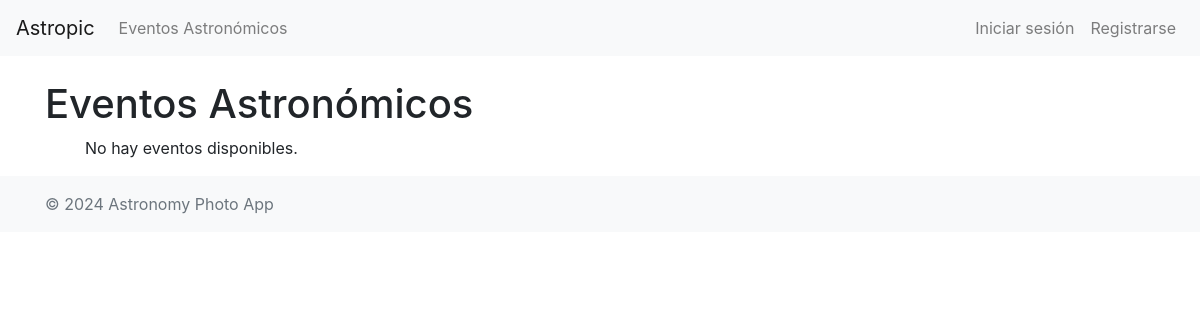
The app's page /events/, older data.
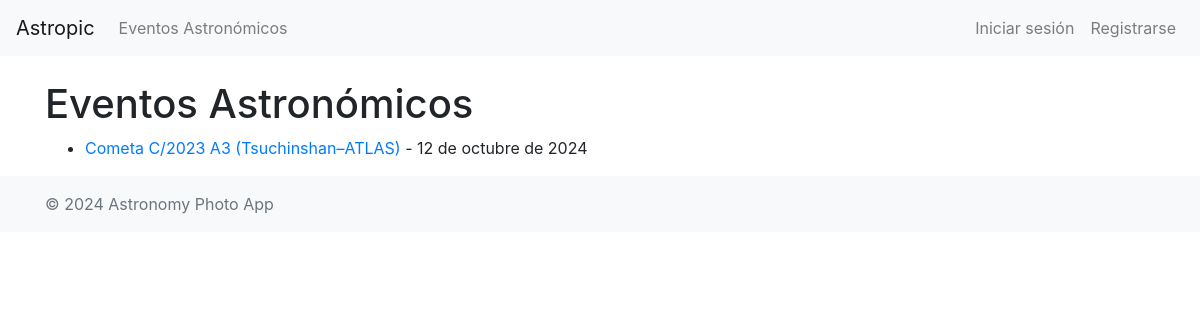
The same page, newer data.
### astropic/models.py (models this page shows, shortened)
class AstronomicalEvent(models.Model):
    name = models.CharField(max_length=255)
    description = models.TextField(blank=True)
    event_date = models.DateField()

### astropic/views.py (the view)
# urls.py: path('events/', AstronomicalEventListView.as_view(), name='event-list'),
class AstronomicalEventListView(ListView):
    model = AstronomicalEvent
    template_name = 'events/event_list.html'
    context_object_name = 'events'
    paginate_by = 10

### astropic/templates/events/event_list.html (shortened to what this page needs)
{% extends 'base.html' %}
{% block content %}
    <h1>Eventos Astronómicos</h1>
    <ul>
        {% for event in events %}
            <li>
                <a href="{% url 'event-detail' event.pk %}">{{ event.name }}</a> - {{ event.event_date }}
            </li>
        {% empty %}
            <p>No hay eventos disponibles.</p>
        {% endfor %}
    </ul>
{% endblock %}

Row changes from the older to the newer data that the page shows:
added AstronomicalEvent: name "Cometa C/2023 A3 (Tsuchinshan–ATLAS)", event_date "12 de octubre de 2024"
Text that changed along with them:
text no longer shown: "No hay eventos disponibles."
